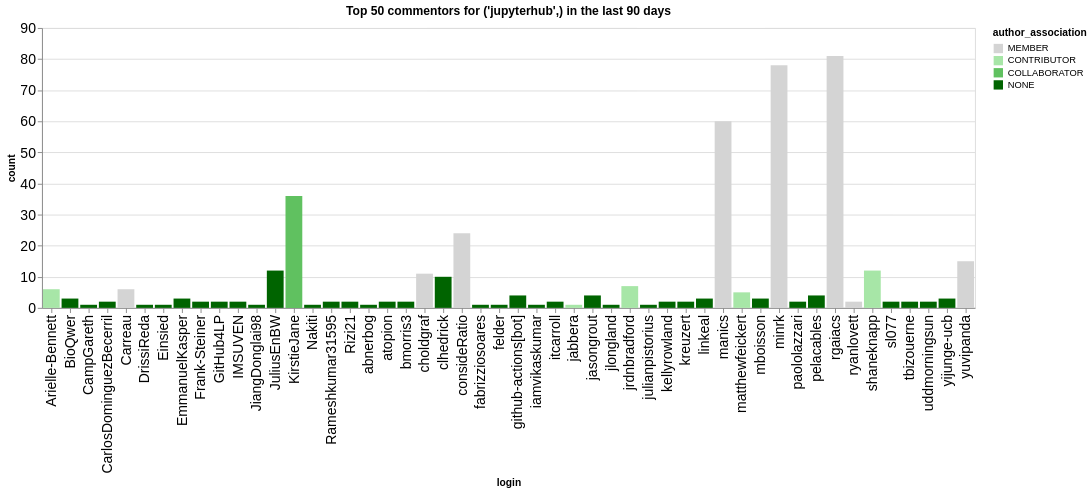

Here is the notebook cell this chart was saved with:
### Code cell
n_plot = 50
charts = []
for ii, (iorg, idata) in enumerate(commentors.groupby(['org'])):
    title = f"Top {n_plot} commentors for {iorg} in the last {n_days} days"
    idata = idata.groupby('login', as_index=False).agg({'count': 'sum', 'author_association': 'first'})
    idata = idata.sort_values('count', ascending=False).head(n_plot)
    ch = alt.Chart(data=idata.head(n_plot), title=title).mark_bar().encode(
        x='login',
        y='count',
        color=alt.Color('author_association', scale=alt.Scale(domain=author_types, range=author_colors))
    )
    charts.append(ch)
alt.hconcat(*charts)

### Figure 1 — Vega-Lite specification as saved in the notebook (floating-point values rounded to 4 significant figures)
{"config": {"axisLeft": {"labelFontSize": 15}, "axisBottom": {"labelFontSize": 15}}, "hconcat": [{"mark": {"type": "bar"}, "encoding": {"color": {"field": "author_association", "scale": {"domain": ["MEMBER", "CONTRIBUTOR", "COLLABORATOR", "NONE"], "range": ["rgb(211.82745098039214, 211.82745098039214, 211.82745098039214)", "rgb(166.98562091503268, 229.89803921568628, 166.98562091503268)", "rgb(96.37647058823529, 192.75294117647059, 96.37647058823529)", "rgb(0.0, 100.3921568627451, 0.0)"]}, "type": "nominal"}, "x": {"field": "login", "type": "nominal"}, "y": {"field": "count", "type": "quantitative"}}, "title": "Top 50 commentors for ('jupyterhub',) in the last 90 days"}], "data": {"name": "data-642a775d9fb0e7c0b6fd3b09e9858246"}, "$schema": "https://vega.github.io/schema/vega-lite/v5.20.1.json", "datasets": {"data-642a775d9fb0e7c0b6fd3b09e9858246": [{"login": "rgaiacs", "count": 81, "author_association": "MEMBER"}, {"login": "minrk", "count": 78, "author_association": "MEMBER"}, {"login": "manics", "count": 60, "author_association": "MEMBER"}, {"login": "KirstieJane", "count": 36, "author_association": "COLLABORATOR"}, {"login": "consideRatio", "count": 24, "author_association": "MEMBER"}, {"login": "yuvipanda", "count": 15, "author_association": "MEMBER"}, {"login": "shaneknapp", "count": 12, "author_association": "CONTRIBUTOR"}, {"login": "JuliusEnBW", "count": 12, "author_association": "NONE"}, {"login": "choldgraf", "count": 11, "author_association": "MEMBER"}, {"login": "clhedrick", "count": 10, "author_association": "NONE"}, {"login": "jrdnbradford", "count": 7, "author_association": "CONTRIBUTOR"}, {"login": "Arielle-Bennett", "count": 6, "author_association": "CONTRIBUTOR"}, {"login": "Carreau", "count": 6, "author_association": "MEMBER"}, {"login": "matthewfeickert", "count": 5, "author_association": "CONTRIBUTOR"}, {"login": "jasongrout", "count": 4, "author_association": "NONE"}, {"login": "pelacables", "count": 4, "author_association": "NONE"}, {"login": "github-actions[bot]", "count": 4, "author_association": "NONE"}, {"login": "mboisson", "count": 3, "author_association": "NONE"}, {"login": "yijunge-ucb", "count": 3, "author_association": "NONE"}, {"login": "linkeal", "count": 3, "author_association": "NONE"}, {"login": "BioQwer", "count": 3, "author_association": "NONE"}, {"login": "EmmanuelKasper", "count": 3, "author_association": "NONE"}, {"login": "kellyrowland", "count": 2, "author_association": "NONE"}, {"login": "tbizouerne", "count": 2, "author_association": "NONE"}, {"login": "Frank-Steiner", "count": 2, "author_association": "NONE"}, {"login": "GitHub4LP", "count": 2, "author_association": "NONE"}, {"login": "CarlosDominguezBecerril", "count": 2, "author_association": "NONE"}, {"login": "IMSUVEN", "count": 2, "author_association": "NONE"}, {"login": "bmorris3", "count": 2, "author_association": "NONE"}, {"login": "atopion", "count": 2, "author_association": "NONE"}, {"login": "Rizi21", "count": 2, "author_association": "NONE"}, {"login": "itcarroll", "count": 2, "author_association": "NONE"}, {"login": "uddmorningsun", "count": 2, "author_association": "NONE"}, {"login": "paololazzari", "count": 2, "author_association": "NONE"}, {"login": "kreuzert", "count": 2, "author_association": "NONE"}, {"login": "ryanlovett", "count": 2, "author_association": "MEMBER"}, {"login": "Rameshkumar31595", "count": 2, "author_association": "NONE"}, {"login": "sl077", "count": 2, "author_association": "NONE"}, {"login": "DrissiReda", "count": 1, "author_association": "NONE"}, {"login": "CampGareth", "count": 1, "author_association": "NONE"}, {"login": "JiangDonglai98", "count": 1, "author_association": "NONE"}, {"login": "Einsied", "count": 1, "author_association": "NONE"}, {"login": "Nakiti", "count": 1, "author_association": "NONE"}, {"login": "abnerbog", "count": 1, "author_association": "NONE"}, {"login": "julianpistorius", "count": 1, "author_association": "NONE"}, {"login": "jlongland", "count": 1, "author_association": "NONE"}, {"login": "iamvikaskumar", "count": 1, "author_association": "NONE"}, {"login": "jabbera", "count": 1, "author_association": "CONTRIBUTOR"}, {"login": "fabrizziosoares", "count": 1, "author_association": "NONE"}, {"login": "felder", "count": 1, "author_association": "NONE"}]}}
